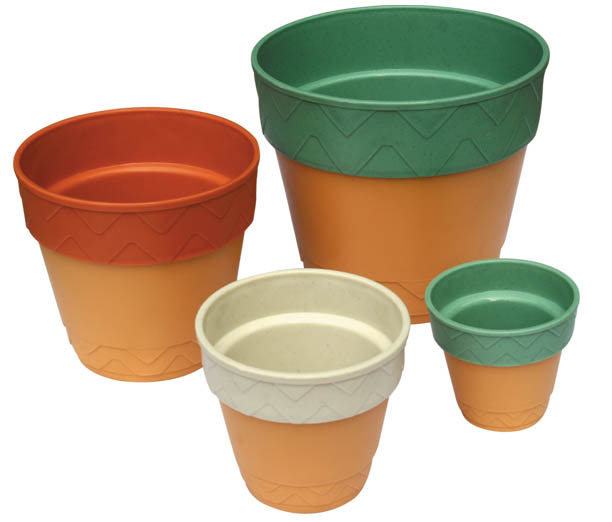
//> input picture opencv/imgs/pot.jpg, 612 x 522 px
$ ./Houghcircles   (built with g++ and OpenCV 4)
//> lines starting //> are read from the running program, lines starting //| are printed output that depends on the picture
#include "opencv2/highgui/highgui.hpp"
#include "opencv2/imgproc/imgproc.hpp"

#include <iostream>

using namespace cv;
using namespace std;

static void help()
{
    cout << "\nThis program demonstrates circle finding with the Hough transform.\n"
            "Usage:\n"
            "./houghcircles <image_name>, Default is pic1.png\n" << endl;
}

int main(int argc, char** argv)
{
    const char* filename = argc >= 2 ? argv[1] : "./imgs/pot.jpg";

    Mat img = imread(filename, 0);
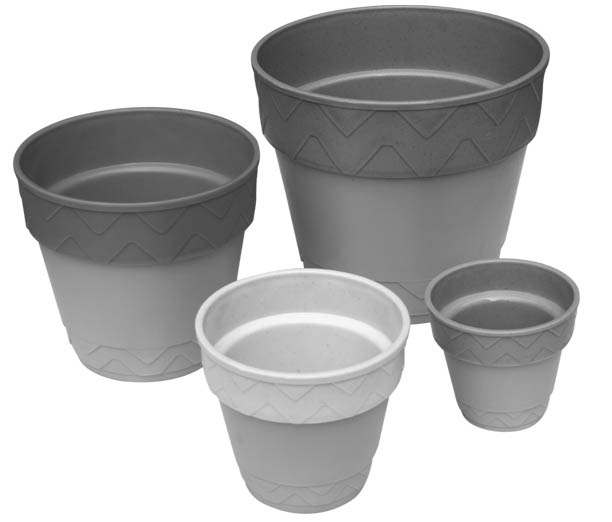
//> img: 522 rows x 612 cols, CV_8UC1; min 52, max 255, mean 183.5
    if(img.empty())
    {
        help();
        cout << "can not open " << filename << endl;
        return -1;
    }

    Mat cimg;
    medianBlur(img, img, 5);
    cvtColor(img, cimg, COLOR_GRAY2BGR);

//    imshow("detected circles", cimg);

    vector<Vec3f> circles;
    HoughCircles(img, circles, cv::HOUGH_GRADIENT, 1, 10,
                 100, 30, 20, 200 // change the last two parameters
                                // (min_radius & max_radius) to detect larger circles
                 );
//> circles = 101 circles (x, y, radius), first 12: [303.5, 453.5, 180.8], [298.5, 193.5, 179.5], [298.5, 203.5, 169.6], [306.5, 226.5, 151.8], [293.5, 220.5, 157.4], [452.5, 179.5, 170.6], [141.5, 245.5, 136.6], [303.5, 463.5, 151.9], [142.5, 233.5, 148.1], [502.5, 399.5, 141.8], [310.5, 430.5, 162.3], [307.5, 413.5, 146.9]
    for( size_t i = 0; i < circles.size(); i++ )
    {
        Vec3i c = circles[i];
        circle( cimg, Point(c[0], c[1]), c[2], Scalar(0,0,255), 3);
        circle( cimg, Point(c[0], c[1]), 2, Scalar(0,255,0), 3);
    }
//> this loop made 101 passes
//> c on passes 1 to 12: [304, 454, 181], [298, 194, 180], [298, 204, 170], [306, 226, 152], [294, 220, 157], [452, 180, 171], [142, 246, 137], [304, 464, 152], [142, 234, 148], [502, 400, 142], [310, 430, 162], [308, 414, 147]
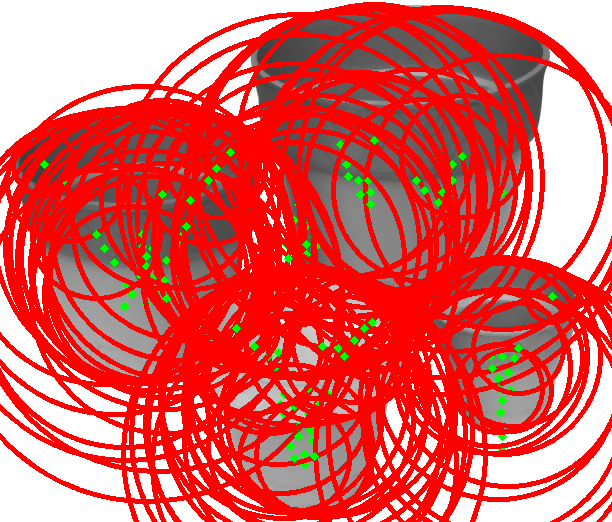
//> cimg: 522 rows x 612 cols, CV_8UC3; mean B, G, R 91.3, 93.6, 226.2

    imshow("detected circles", cimg);
    waitKey();

    return 0;
}

$ run again, with opencv/imgs/BlobTest.jpg copied over opencv/imgs/pot.jpg
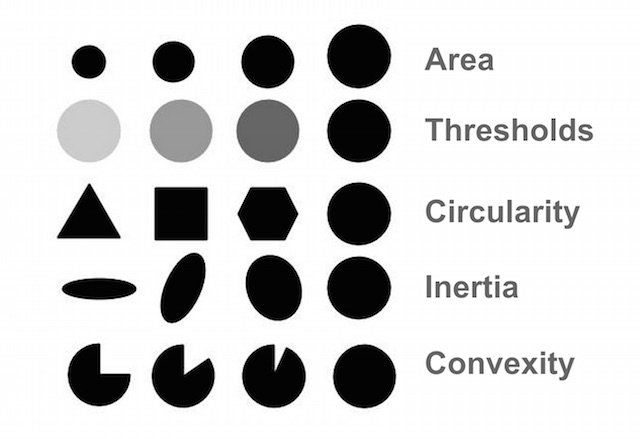
//> input picture opencv/imgs/BlobTest.jpg, 640 x 439 px
//> img is the input picture: 439 rows x 640 cols, CV_8UC1; min 0, max 255, mean 210.2
//> circles = 42 circles (x, y, radius), first 12: [267.5, 61.5, 26.6], [267.5, 130.5, 31.8], [182.5, 375.5, 31.7], [358.5, 130.5, 32], [358.5, 55.5, 31.3], [364.5, 375.5, 31.4], [273.5, 375.5, 32.1], [358.5, 212.5, 31.5], [180.5, 129.5, 31.4], [358.5, 286.5, 31.5], [89.5, 130.5, 31.9], [172.5, 61.5, 20.5]
//> the loop `for( size_t i = 0; i < circles.size(); i++ )` made 42 passes
//> c on passes 1 to 8: [268, 62, 27], [268, 130, 32], [182, 376, 32], [358, 130, 32], [358, 56, 31], [364, 376, 31], [274, 376, 32], [358, 212, 32]
//> after the loop `for( size_t i = 0; i < circles.size(); i++ )`:
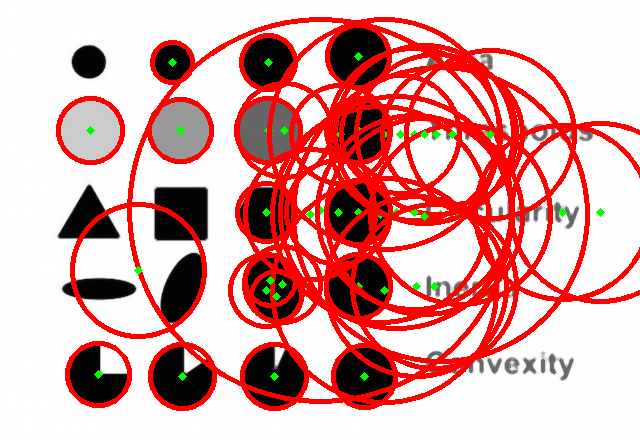
//> cimg: 439 rows x 640 cols, CV_8UC3; mean B, G, R 167.5, 168.7, 223.8

$ run again, with opencv/imgs/Matching_Image.jpg copied over opencv/imgs/pot.jpg
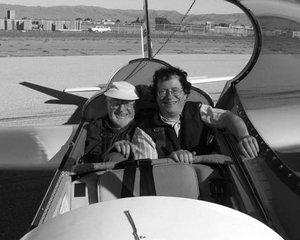
//> input picture opencv/imgs/Matching_Image.jpg, 300 x 240 px
//> img is the input picture: 240 rows x 300 cols, CV_8UC1; min 0, max 255, mean 118.1
//> `medianBlur(img, img, 5);`:
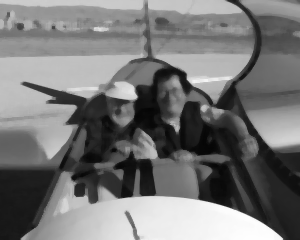
//> img: 240 rows x 300 cols, CV_8UC1; min 5, max 254, mean 118
//> circles = 203 circles (x, y, radius), first 12: [199.5, 86.5, 74.5], [147.5, 123.5, 62.6], [170.5, 219.5, 124.1], [205.5, 37.5, 55.5], [159.5, 85.5, 75.3], [207.5, 80.5, 82], [183.5, 86.5, 73.6], [171.5, 229.5, 129.7], [84.5, 92.5, 87.6], [158.5, 202.5, 105.8], [201.5, 188.5, 80.2], [145.5, 138.5, 76.5]
//> the loop `for( size_t i = 0; i < circles.size(); i++ )` made 203 passes
//> c on passes 1 to 3: [200, 86, 74], [148, 124, 63], [170, 220, 124]
//> after the loop `for( size_t i = 0; i < circles.size(); i++ )`:
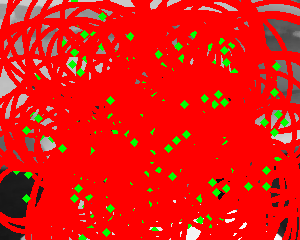
//> cimg: 240 rows x 300 cols, CV_8UC3; mean B, G, R 15.4, 24.7, 229.5
